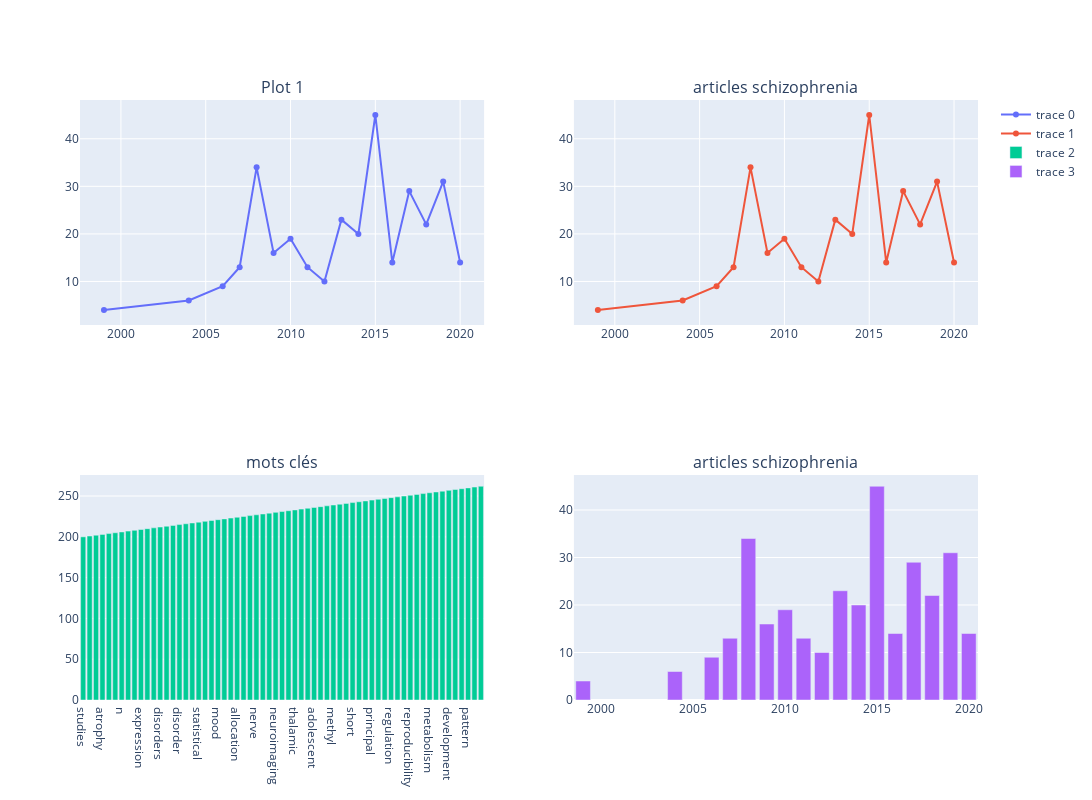

Write notebook code for a chart like this one.
### Code cell
# 'count_schizophrenia'
df3=df_dat_them[['Annee','count_schizophrenia']]
df3= df3[df3['count_schizophrenia'] >3]
df3 = df3.groupby(['Annee']).count_schizophrenia.sum().reset_index()
from plotly.subplots import make_subplots
fig3 = make_subplots(rows=2, cols=2, subplot_titles=['Plot 1', 'articles schizophrenia','mots clés', 'articles schizophrenia'])
fig3.add_scatter(x=df3['Annee'], y= df3['count_schizophrenia'], row=1, col=1)
fig3.add_scatter(x=df3['Annee'], y= df3['count_schizophrenia'], row=1, col=2)
# fig3.add_bar(x=df3['Annee'], y=df3['count_schizophrenia'], row=1,col=2)
fig3.add_bar(x=list(d_key3.keys()), y=list(d_key3.values()), row=2,col=1)
fig3.add_bar(x=df3['Annee'], y=df3['count_schizophrenia'], row=2,col=2)
fig3.update_yaxes(automargin=True)
fig3['layout'].update(width=1200, height=800, autosize=True)
fig3

### Figure 1 — Plotly figure (JSON) as saved in the notebook; plotly's stock layout.template omitted (floating-point values rounded to 4 significant figures)
{"data": [{"type": "scatter", "x": [1999, 2004, 2006, 2007, 2008, 2009, 2010, 2011, 2012, 2013, 2014, 2015, 2016, 2017, 2018, 2019, 2020], "xaxis": "x", "y": [4, 6, 9, 13, 34, 16, 19, 13, 10, 23, 20, 45, 14, 29, 22, 31, 14], "yaxis": "y"}, {"type": "scatter", "x": [1999, 2004, 2006, 2007, 2008, 2009, 2010, 2011, 2012, 2013, 2014, 2015, 2016, 2017, 2018, 2019, 2020], "xaxis": "x2", "y": [4, 6, 9, 13, 34, 16, 19, 13, 10, 23, 20, 45, 14, 29, 22, 31, 14], "yaxis": "y2"}, {"type": "bar", "x": ["studies", "genetic", "gyrus", "atrophy", "resonance", "therapy", "n", "systems", "assisted", "expression", "cytology", "gamma", "disorders", "single", "diagnosis", "disorder", "detection", "reaction", "statistical", "occipital", "hippocampus", "mood", "language", "attention", "allocation", "siblings", "multivariate", "nerve", "proteins", "callosum", "neuroimaging", "association", "cohort", "thalamic", "instrumentation", "amino", "adolescent", "nervous", "blind", "methyl", "loci", "wide", "short", "matter", "methylation", "principal", "growth", "ultrastructure", "regulation", "perceptual", "topic", "reproducibility", "autistic", "sensitivity", "metabolism", "case", "use", "development", "fear", "pathology", "pattern", "method", "nicotinic"], "xaxis": "x3", "y": [200, 201, 202, 203, 204, 205, 206, 207, 208, 209, 210, 211, 212, 213, 214, 215, 216, 217, 218, 219, 220, 221, 222, 223, 224, 225, 226, 227, 228, 229, 230, 231, 232, 233, 234, 235, 236, 237, 238, 239, 240, 241, 242, 243, 244, 245, 246, 247, 248, 249, 250, 251, 252, 253, 254, 255, 256, 257, 258, 259, 260, 261, 262], "yaxis": "y3"}, {"type": "bar", "x": [1999, 2004, 2006, 2007, 2008, 2009, 2010, 2011, 2012, 2013, 2014, 2015, 2016, 2017, 2018, 2019, 2020], "xaxis": "x4", "y": [4, 6, 9, 13, 34, 16, 19, 13, 10, 23, 20, 45, 14, 29, 22, 31, 14], "yaxis": "y4"}], "layout": {"annotations": [{"font": {"size": 16}, "showarrow": false, "text": "Plot 1", "x": 0.225, "xanchor": "center", "xref": "paper", "y": 1, "yanchor": "bottom", "yref": "paper"}, {"font": {"size": 16}, "showarrow": false, "text": "articles schizophrenia", "x": 0.775, "xanchor": "center", "xref": "paper", "y": 1, "yanchor": "bottom", "yref": "paper"}, {"font": {"size": 16}, "showarrow": false, "text": "mots clés", "x": 0.225, "xanchor": "center", "xref": "paper", "y": 0.375, "yanchor": "bottom", "yref": "paper"}, {"font": {"size": 16}, "showarrow": false, "text": "articles schizophrenia", "x": 0.775, "xanchor": "center", "xref": "paper", "y": 0.375, "yanchor": "bottom", "yref": "paper"}], "autosize": true, "height": 800, "width": 1200, "xaxis": {"anchor": "y", "domain": [0, 0.45]}, "xaxis2": {"anchor": "y2", "domain": [0.55, 1]}, "xaxis3": {"anchor": "y3", "domain": [0, 0.45]}, "xaxis4": {"anchor": "y4", "domain": [0.55, 1]}, "yaxis": {"anchor": "x", "automargin": true, "domain": [0.625, 1]}, "yaxis2": {"anchor": "x2", "automargin": true, "domain": [0.625, 1]}, "yaxis3": {"anchor": "x3", "automargin": true, "domain": [0, 0.375]}, "yaxis4": {"anchor": "x4", "automargin": true, "domain": [0, 0.375]}}}
